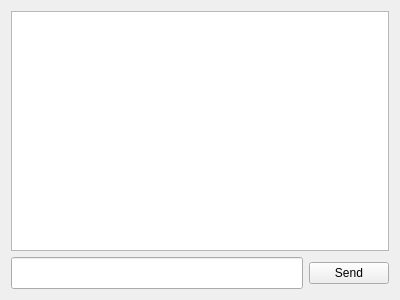
<?xml version="1.0" encoding="UTF-8"?>
<ui version="4.0">
 <class>ChannelTab</class>
 <widget class="QWidget" name="ChannelTab">
  <property name="geometry">
   <rect>
    <x>0</x>
    <y>0</y>
    <width>400</width>
    <height>300</height>
   </rect>
  </property>
  <property name="windowTitle">
   <string>Form</string>
  </property>
  <layout class="QVBoxLayout" name="verticalLayout">
   <item>
    <widget class="QListWidget" name="messageView"/>
   </item>
   <item>
    <layout class="QHBoxLayout" name="horizontalLayout">
     <item>
      <widget class="QLineEdit" name="msgEdit">
       <property name="minimumSize">
        <size>
         <width>0</width>
         <height>32</height>
        </size>
       </property>
      </widget>
     </item>
     <item>
      <widget class="QPushButton" name="sendButton">
       <property name="text">
        <string>Send</string>
       </property>
      </widget>
     </item>
    </layout>
   </item>
  </layout>
 </widget>
 <resources/>
 <connections/>
</ui>
